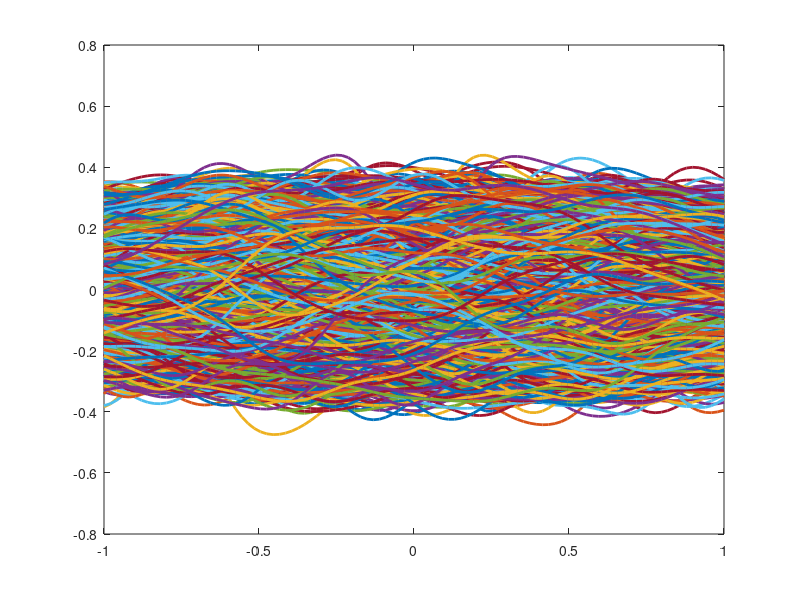
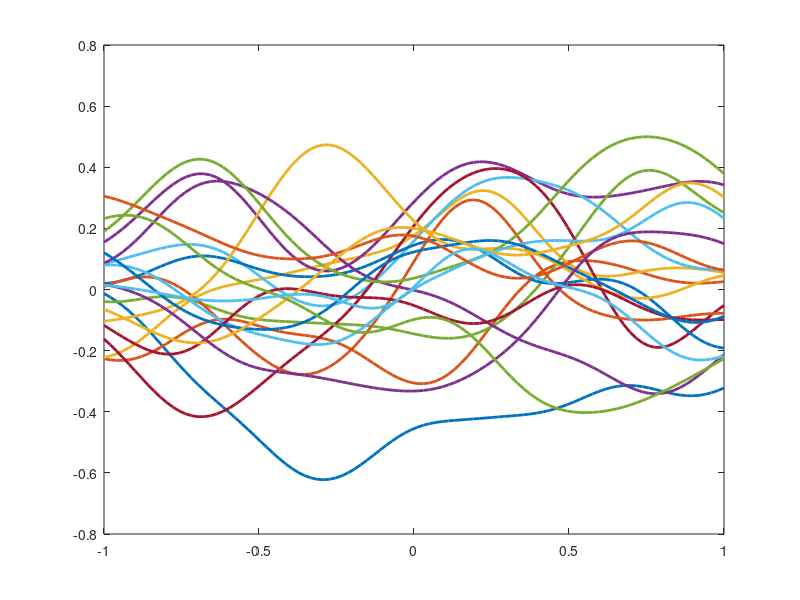

Recreate these plots in MATLAB, in order.
clc
clear
close all
set(0,'DefaultLineLineWidth',2)
%
rng(5)
%
Nic=3000; %number of different functions (samples)
%
Nx=100; %number of points in the input grid (where I evaluate the function)
Ny=100; %number of points in the output grid (where I evaluate the function)
%
x0=-1; xf=1;
xx=linspace(x0,xf,Nx)';
yy=linspace(x0,xf,Ny)';
DX=xf-x0;
%
ff=zeros(Nx,Nic);
G=zeros(Nx,Nic);
Reac=0;
nu=0.01;
Trasp=0;
NLAdv=0;
Phase=1;
for kic=1:Nic
    %clc
    kic/Nic
    oms=0;%2*pi*(2*rand(1)-1);
    As=0;%(2*rand(1)-1);
    ps=0;%2*pi*rand(1);
    % omc=2*pi*(2*rand(1)-1);
    % Ac=(2*rand(1)-1);
    % pc=2*pi*rand(1);
    %
    ss=50*rand(1,200)/DX;
    mu=x0+DX.*rand(1,200);
    ww=(2*rand(200,1)-1)/20;
    a0=(2*rand(1,1)-1)/20;
    a1=(2*rand(1,1)-1)/20;
    a2=(2*rand(1,1)-1)/20; 
    %f2=@(x) As*sin(oms*x+pc)+Ac*cos(omc*x+ps)+a0+a1*x+a2*x.^2+a3*x.^3+tanh(aa*(x-cc));
    %fx=@(x) As*oms*cos(oms*x+pc)-Ac*omc*sin(omc*x+ps)+a1+2*a2*x+3*a3*x.^2+aa*sech(aa*(x-cc)).^2;
    f=@(x) exp(-ss.*(x-mu).^2)*ww+a0+a1*x+a2*x.^2+As*sin(oms*x+ps);
    fx=@(x) (-2*ss.*(x-mu).*exp(-ss.*(x-mu).^2))*ww+a1+2*a2*x+As*oms*cos(oms*x+ps);
    fxx=@(x) ( exp(-ss.*(x-mu).^2).*((-2*ss.*(x-mu)).^2-2*ss)  )*ww+2*a2-As*oms^2*sin(oms*x+ps);
    ff(:,kic)=f(xx);
    G(:,kic)=nu*fxx(yy)+Trasp*fx(yy)+Reac*f(yy)+Phase*(f(yy)-f(yy).^3)+NLAdv*f(yy).*fx(yy);
end
figure
plot(yy,G)
ntrain=round(Nic*80/100);
ntrain2=round(Nic*15/100);
II=randperm(Nic,ntrain);
II2=randperm(Nic,ntrain2);
%
G_train=G(:,II);
ff_train=ff(:,II);
G_train_few=G(:,II2);
ff_train_few=ff(:,II2);
%
G_test=G;
G_test(:,II)=[];
ff_test=ff;
ff_test(:,II)=[];
G_test_few=G;
G_test_few(:,II2)=[];
ff_test_few=ff;
ff_test_few(:,II2)=[];
%
%
figure(20)
plot(xx,ff(:,1:min(20,Nic)))
%
save('-v7', 'data_AllenCahn.mat','G_train','G_test','ff_train','ff_test',...
    'G_train_few','G_test_few','ff_train_few','ff_test_few',...
    'xx','yy','ff','G','Nic','DX','ntrain','Nx','Ny','x0','xf')

%%%%%%%%%%%%%
%for python%
%#unaligned
%# size branch (samples,grid), size trunk (samples,sizeinp)
%# size output (samples,1)
%#just triple

ks=0;
np=length(II);
Gp_train=zeros(Nx*np,1);
ffp_train=zeros(Nx*np,Nx);
yyp_train=zeros(Nx*np,1);

for s=1:np
    for k=1:Nx
        ks=ks+1;
        Gp_train(ks,1)=G_train(k,s);
        ffp_train(ks,:)=ff_train(:,s)';
        yyp_train(ks,1)=yy(k);
    end
end

ks=0;
np_inv=Nic-length(II);
Gp_test=zeros(Nx*np_inv,1);
ffp_test=zeros(Nx*np_inv,Nx);
yyp_test=zeros(Nx*np_inv,1);

for s=1:np_inv
    for k=1:Nx
        ks=ks+1;
        Gp_test(ks,1)=G_test(k,s);
        ffp_test(ks,:)=ff_test(:,s)';
        yyp_test(ks,1)=yy(k);
    end
end

ks=0;
np2=length(II2);
Gp_train_few=zeros(Nx*np2,1);
ffp_train_few=zeros(Nx*np2,Nx);
yyp_train_few=zeros(Nx*np2,1);

for s=1:np2
    for k=1:Nx
        ks=ks+1;
        Gp_train_few(ks,1)=G_train_few(k,s);
        ffp_train_few(ks,:)=ff_train_few(:,s)';
        yyp_train_few(ks,1)=yy(k);
    end
end

ks=0;
np2_inv=Nic-length(II2);
Gp_test_few=zeros(Nx*np2_inv,1);
ffp_test_few=zeros(Nx*np2_inv,Nx);
yyp_test_few=zeros(Nx*np2_inv,1);

for s=1:np2_inv
    for k=1:Nx
        ks=ks+1;
        Gp_test_few(ks,1)=G_test_few(k,s);
        ffp_test_few(ks,:)=ff_test_few(:,s)';
        yyp_test_few(ks,1)=yy(k);
    end
end


save('-v7', 'data_AllenCahn_forpython.mat','Gp_train','Gp_test','ffp_train','ffp_test',...
    'Gp_train_few','Gp_test_few','ffp_train_few','ffp_test_few',...
    'xx','yyp_train','yyp_test','yyp_train_few','yyp_test_few',...
    'yy','ff','G','Nic','DX','ntrain','ntrain2','Nx','Ny','x0','xf','np','np2')
